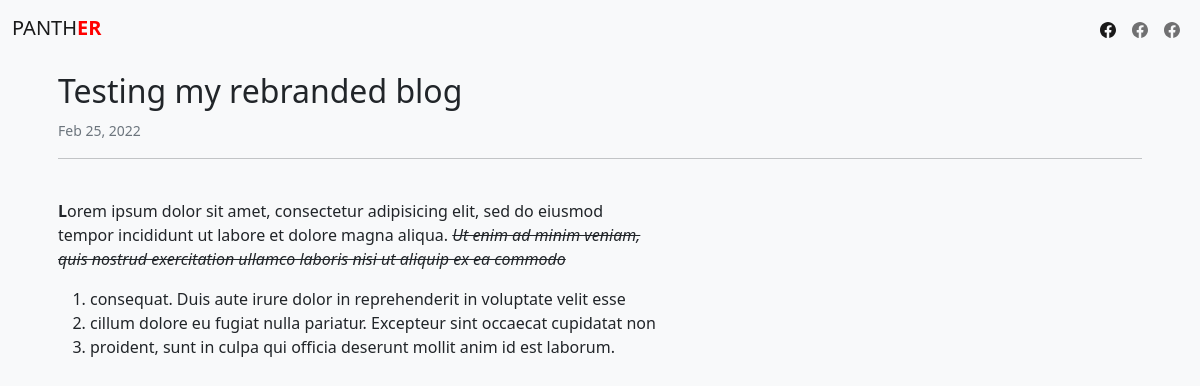
Page /the_full_gist/2 on the committed database.
### app.py (models this page shows, shortened)
class Post(db.Model):
	id=db.Column(db.Integer,primary_key=True)
	sub_title=db.Column(db.String)
	content=db.Column(db.String)
	posted=db.Column(db.DateTime,default=datetime.utcnow)
	user_id=db.Column(db.Integer,db.ForeignKey('user.id'))

### app.py (the view)
@app.route('/the_full_gist/<int:id>')
def full_post(id):
	post=Post.query.get_or_404(id)
	return render_template('article.html',post=post)

### templates/article.html (shortened to what this page needs)
{%extends 'base.html'%}
{%block body%}
<nav class="navbar navbar-expand-md navbar-light bg-light" aria-label="Fourth navbar example">
    <div class="container-fluid">
      <a class="navbar-brand" href="{{url_for('index')}}">PANTH<strong style="color:red;">ER</strong></a>
      <div class="collapse navbar-collapse" id="navbarsExample04">
        <ul class="navbar-nav ms-auto mb-2 mb-md-0">
          <li class="nav-item">
            <a class="nav-link active" aria-current="page" href="#">
            </a>
          </li>
          <li class="nav-item">
            <a class="nav-link" href="#">
            </a>
          </li>
          <li class="nav-item">
            <a class="nav-link" href="#">
            </a>
          </li>
        </ul>
      </div>
    </div>
  </nav>
<main class="container">
	<article class="blog-post p-3">
		<h2 class="blog-post-title"> {{post.sub_title|safe}} </h2>
		<small class="text-muted">{{post.posted.strftime("%b %d, %Y")}}</small>
		<hr>
		<p class="lead">{{ post.content|safe }}</p>
	</article>
</main>
{%endblock body%}

### static/style.css (style rules this page uses)
* { box-sizing:border-box; }

### rows in the picture
Post: sub_title "Testing my rebranded blog", posted "Feb 25, 2022", content "L orem ipsum dolor sit amet, consectetur adipisicing elit, sed do eiusmod tempor incididunt ut labore et dolore magna aliqua. Ut enim ad minim veniam, quis nostrud exercitation ullamco laboris nisi ut aliquip ex ea commodo consequat. Duis aute irure dolor in reprehenderit in voluptate velit esse cillum dolore eu fugiat nulla pariatur. Excepteur sint occaecat cupidatat non proident, sunt in culpa qui officia deserunt mollit anim id est laborum."
